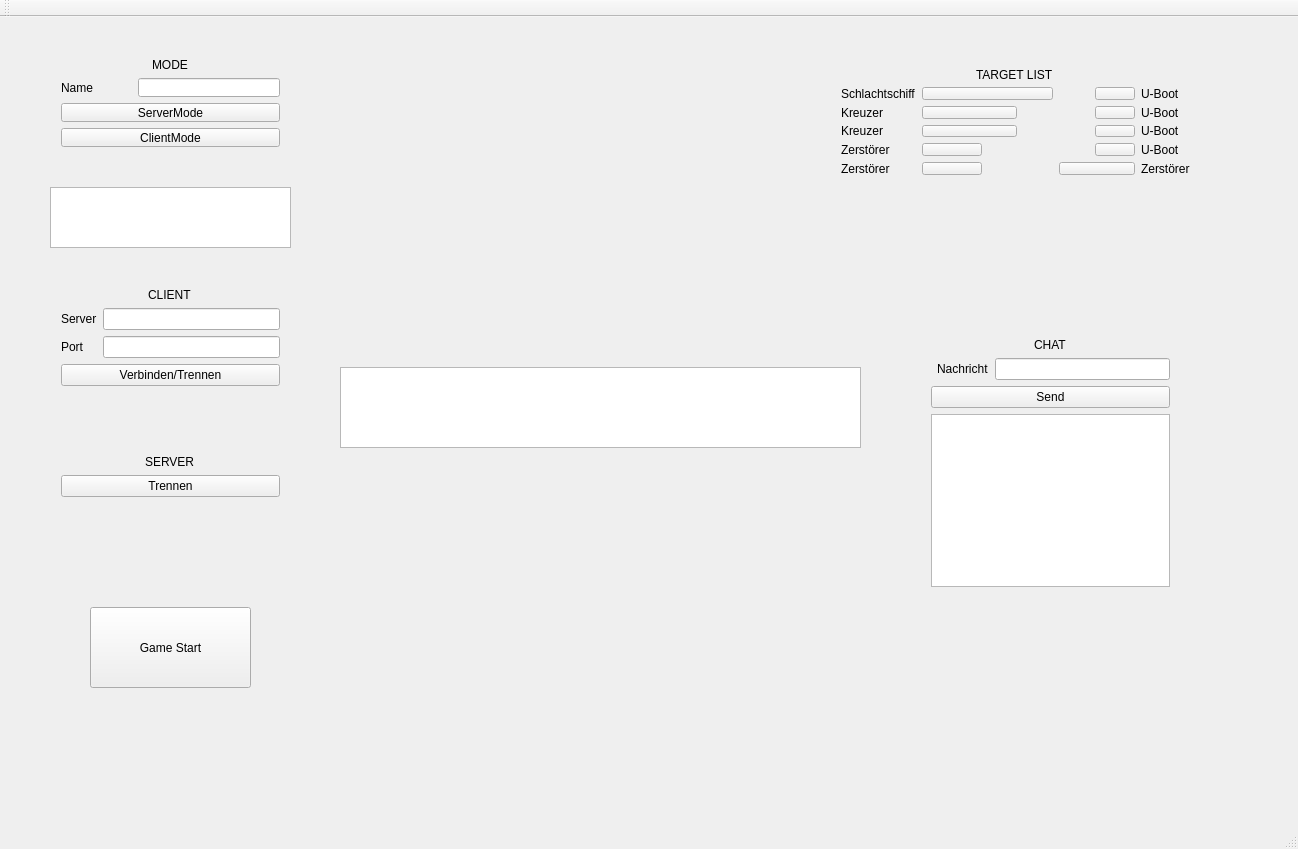
<?xml version="1.0" encoding="UTF-8"?>
<ui version="4.0">
 <class>Gui</class>
 <widget class="QMainWindow" name="Gui">
  <property name="geometry">
   <rect>
    <x>0</x>
    <y>0</y>
    <width>1298</width>
    <height>849</height>
   </rect>
  </property>
  <property name="windowTitle">
   <string>Gui</string>
  </property>
  <widget class="QWidget" name="centralWidget">
   <widget class="QWidget" name="gridLayoutWidget">
    <property name="geometry">
     <rect>
      <x>50</x>
      <y>260</y>
      <width>241</width>
      <height>231</height>
     </rect>
    </property>
    <layout class="QGridLayout" name="gridLayout_2">
     <item row="6" column="0" colspan="2">
      <widget class="QPushButton" name="server_disconnect">
       <property name="text">
        <string>Trennen</string>
       </property>
      </widget>
     </item>
     <item row="1" column="0">
      <widget class="QLabel" name="client_server">
       <property name="text">
        <string>Server</string>
       </property>
      </widget>
     </item>
     <item row="2" column="0">
      <widget class="QLabel" name="client_port">
       <property name="text">
        <string>Port</string>
       </property>
      </widget>
     </item>
     <item row="1" column="1">
      <widget class="QLineEdit" name="serverline"/>
     </item>
     <item row="2" column="1">
      <widget class="QLineEdit" name="portline"/>
     </item>
     <item row="0" column="0" colspan="2" alignment="Qt::AlignHCenter">
      <widget class="QLabel" name="client">
       <property name="text">
        <string>CLIENT</string>
       </property>
      </widget>
     </item>
     <item row="3" column="0" colspan="2">
      <widget class="QPushButton" name="client_connect">
       <property name="text">
        <string>Verbinden/Trennen</string>
       </property>
      </widget>
     </item>
     <item row="5" column="0" colspan="2" alignment="Qt::AlignHCenter">
      <widget class="QLabel" name="server">
       <property name="text">
        <string>SERVER</string>
       </property>
      </widget>
     </item>
     <item row="4" column="0" colspan="2">
      <spacer name="verticalSpacer">
       <property name="orientation">
        <enum>Qt::Vertical</enum>
       </property>
       <property name="sizeHint" stdset="0">
        <size>
         <width>20</width>
         <height>51</height>
        </size>
       </property>
      </spacer>
     </item>
    </layout>
   </widget>
   <widget class="QTextEdit" name="logic_status">
    <property name="geometry">
     <rect>
      <x>340</x>
      <y>350</y>
      <width>521</width>
      <height>81</height>
     </rect>
    </property>
   </widget>
   <widget class="QTextEdit" name="nt_status">
    <property name="geometry">
     <rect>
      <x>50</x>
      <y>170</y>
      <width>241</width>
      <height>61</height>
     </rect>
    </property>
   </widget>
   <widget class="QWidget" name="gridLayoutWidget_3">
    <property name="geometry">
     <rect>
      <x>50</x>
      <y>30</y>
      <width>241</width>
      <height>111</height>
     </rect>
    </property>
    <layout class="QGridLayout" name="gridLayout">
     <item row="1" column="0">
      <widget class="QLabel" name="name">
       <property name="text">
        <string>Name</string>
       </property>
      </widget>
     </item>
     <item row="1" column="1" colspan="2">
      <widget class="QLineEdit" name="nameline"/>
     </item>
     <item row="0" column="0" colspan="3" alignment="Qt::AlignHCenter">
      <widget class="QLabel" name="mode">
       <property name="text">
        <string>MODE</string>
       </property>
      </widget>
     </item>
     <item row="2" column="0" colspan="3">
      <widget class="QPushButton" name="serverMode">
       <property name="text">
        <string>ServerMode</string>
       </property>
      </widget>
     </item>
     <item row="3" column="0" colspan="3">
      <widget class="QPushButton" name="clientMode">
       <property name="text">
        <string>ClientMode</string>
       </property>
      </widget>
     </item>
    </layout>
   </widget>
   <widget class="QWidget" name="gridLayoutWidget_4">
    <property name="geometry">
     <rect>
      <x>430</x>
      <y>20</y>
      <width>341</width>
      <height>311</height>
     </rect>
    </property>
    <layout class="QGridLayout" name="enemyfield">
     <property name="spacing">
      <number>0</number>
     </property>
    </layout>
   </widget>
   <widget class="QWidget" name="gridLayoutWidget_5">
    <property name="geometry">
     <rect>
      <x>430</x>
      <y>450</y>
      <width>311</width>
      <height>321</height>
     </rect>
    </property>
    <layout class="QGridLayout" name="field">
     <property name="spacing">
      <number>0</number>
     </property>
    </layout>
   </widget>
   <widget class="QPushButton" name="gameStart">
    <property name="geometry">
     <rect>
      <x>90</x>
      <y>590</y>
      <width>161</width>
      <height>81</height>
     </rect>
    </property>
    <property name="text">
     <string>Game Start</string>
    </property>
   </widget>
   <widget class="QWidget" name="gridLayoutWidget_6">
    <property name="geometry">
     <rect>
      <x>920</x>
      <y>310</y>
      <width>261</width>
      <height>271</height>
     </rect>
    </property>
    <layout class="QGridLayout" name="chat_grid">
     <item row="0" column="0" colspan="3" alignment="Qt::AlignHCenter|Qt::AlignTop">
      <widget class="QLabel" name="chat">
       <property name="text">
        <string>CHAT</string>
       </property>
      </widget>
     </item>
     <item row="1" column="2">
      <widget class="QLineEdit" name="chat_line"/>
     </item>
     <item row="2" column="0" colspan="3">
      <widget class="QPushButton" name="chat_send">
       <property name="text">
        <string>Send</string>
       </property>
      </widget>
     </item>
     <item row="1" column="1">
      <widget class="QLabel" name="chat_nachricht">
       <property name="text">
        <string>Nachricht</string>
       </property>
      </widget>
     </item>
     <item row="3" column="0" colspan="3">
      <widget class="QTextEdit" name="chat_box"/>
     </item>
    </layout>
   </widget>
   <widget class="QWidget" name="gridLayoutWidget_2">
    <property name="geometry">
     <rect>
      <x>830</x>
      <y>40</y>
      <width>371</width>
      <height>141</height>
     </rect>
    </property>
    <layout class="QGridLayout" name="targetlist">
     <item row="1" column="6">
      <spacer name="horizontalSpacer_7">
       <property name="orientation">
        <enum>Qt::Horizontal</enum>
       </property>
       <property name="sizeHint" stdset="0">
        <size>
         <width>40</width>
         <height>20</height>
        </size>
       </property>
      </spacer>
     </item>
     <item row="2" column="6">
      <spacer name="horizontalSpacer_2">
       <property name="orientation">
        <enum>Qt::Horizontal</enum>
       </property>
       <property name="sizeHint" stdset="0">
        <size>
         <width>40</width>
         <height>20</height>
        </size>
       </property>
      </spacer>
     </item>
     <item row="3" column="7">
      <widget class="QPushButton" name="b22">
       <property name="text">
        <string/>
       </property>
      </widget>
     </item>
     <item row="1" column="7">
      <widget class="QPushButton" name="b20">
       <property name="text">
        <string/>
       </property>
      </widget>
     </item>
     <item row="4" column="0">
      <widget class="QLabel" name="z0">
       <property name="text">
        <string>Zerstörer</string>
       </property>
      </widget>
     </item>
     <item row="3" column="5">
      <spacer name="horizontalSpacer_17">
       <property name="orientation">
        <enum>Qt::Horizontal</enum>
       </property>
       <property name="sizeHint" stdset="0">
        <size>
         <width>40</width>
         <height>20</height>
        </size>
       </property>
      </spacer>
     </item>
     <item row="2" column="1" colspan="4">
      <widget class="QPushButton" name="b40">
       <property name="text">
        <string/>
       </property>
      </widget>
     </item>
     <item row="2" column="0">
      <widget class="QLabel" name="k0">
       <property name="text">
        <string>Kreuzer</string>
       </property>
      </widget>
     </item>
     <item row="1" column="0">
      <widget class="QLabel" name="s0">
       <property name="text">
        <string>Schlachtschiff</string>
       </property>
      </widget>
     </item>
     <item row="4" column="7">
      <widget class="QPushButton" name="b23">
       <property name="text">
        <string/>
       </property>
      </widget>
     </item>
     <item row="5" column="4">
      <spacer name="horizontalSpacer_3">
       <property name="orientation">
        <enum>Qt::Horizontal</enum>
       </property>
       <property name="sizeHint" stdset="0">
        <size>
         <width>40</width>
         <height>20</height>
        </size>
       </property>
      </spacer>
     </item>
     <item row="0" column="0" colspan="9" alignment="Qt::AlignHCenter">
      <widget class="QLabel" name="target">
       <property name="text">
        <string>TARGET LIST</string>
       </property>
      </widget>
     </item>
     <item row="2" column="7">
      <widget class="QPushButton" name="b21">
       <property name="text">
        <string/>
       </property>
      </widget>
     </item>
     <item row="3" column="1" colspan="4">
      <widget class="QPushButton" name="b41">
       <property name="text">
        <string/>
       </property>
      </widget>
     </item>
     <item row="3" column="0">
      <widget class="QLabel" name="k1">
       <property name="text">
        <string>Kreuzer</string>
       </property>
      </widget>
     </item>
     <item row="4" column="8">
      <widget class="QLabel" name="u4">
       <property name="text">
        <string>U-Boot</string>
       </property>
      </widget>
     </item>
     <item row="1" column="8">
      <widget class="QLabel" name="label_7">
       <property name="text">
        <string>U-Boot</string>
       </property>
      </widget>
     </item>
     <item row="3" column="8">
      <widget class="QLabel" name="label_9">
       <property name="text">
        <string>U-Boot</string>
       </property>
      </widget>
     </item>
     <item row="4" column="4">
      <spacer name="horizontalSpacer">
       <property name="orientation">
        <enum>Qt::Horizontal</enum>
       </property>
       <property name="sizeHint" stdset="0">
        <size>
         <width>40</width>
         <height>20</height>
        </size>
       </property>
      </spacer>
     </item>
     <item row="2" column="5">
      <spacer name="horizontalSpacer_13">
       <property name="orientation">
        <enum>Qt::Horizontal</enum>
       </property>
       <property name="sizeHint" stdset="0">
        <size>
         <width>40</width>
         <height>20</height>
        </size>
       </property>
      </spacer>
     </item>
     <item row="5" column="8">
      <widget class="QLabel" name="z2">
       <property name="text">
        <string>Zerstörer</string>
       </property>
      </widget>
     </item>
     <item row="5" column="0">
      <widget class="QLabel" name="z1">
       <property name="text">
        <string>Zerstörer</string>
       </property>
      </widget>
     </item>
     <item row="3" column="6">
      <spacer name="horizontalSpacer_9">
       <property name="orientation">
        <enum>Qt::Horizontal</enum>
       </property>
       <property name="sizeHint" stdset="0">
        <size>
         <width>40</width>
         <height>20</height>
        </size>
       </property>
      </spacer>
     </item>
     <item row="5" column="6" colspan="2">
      <widget class="QPushButton" name="b32">
       <property name="text">
        <string/>
       </property>
      </widget>
     </item>
     <item row="2" column="8">
      <widget class="QLabel" name="label_8">
       <property name="text">
        <string>U-Boot</string>
       </property>
      </widget>
     </item>
     <item row="4" column="6">
      <spacer name="horizontalSpacer_5">
       <property name="orientation">
        <enum>Qt::Horizontal</enum>
       </property>
       <property name="sizeHint" stdset="0">
        <size>
         <width>40</width>
         <height>20</height>
        </size>
       </property>
      </spacer>
     </item>
     <item row="4" column="1" colspan="3">
      <widget class="QPushButton" name="b30">
       <property name="text">
        <string/>
       </property>
      </widget>
     </item>
     <item row="1" column="1" colspan="5">
      <widget class="QPushButton" name="b50">
       <property name="text">
        <string/>
       </property>
      </widget>
     </item>
     <item row="5" column="1" colspan="3">
      <widget class="QPushButton" name="b31">
       <property name="text">
        <string/>
       </property>
      </widget>
     </item>
     <item row="4" column="5">
      <spacer name="horizontalSpacer_16">
       <property name="orientation">
        <enum>Qt::Horizontal</enum>
       </property>
       <property name="sizeHint" stdset="0">
        <size>
         <width>40</width>
         <height>20</height>
        </size>
       </property>
      </spacer>
     </item>
     <item row="5" column="5">
      <spacer name="horizontalSpacer_15">
       <property name="orientation">
        <enum>Qt::Horizontal</enum>
       </property>
       <property name="sizeHint" stdset="0">
        <size>
         <width>40</width>
         <height>20</height>
        </size>
       </property>
      </spacer>
     </item>
     <item row="6" column="4">
      <spacer name="horizontalSpacer_18">
       <property name="orientation">
        <enum>Qt::Horizontal</enum>
       </property>
       <property name="sizeHint" stdset="0">
        <size>
         <width>40</width>
         <height>20</height>
        </size>
       </property>
      </spacer>
     </item>
     <item row="6" column="3">
      <spacer name="horizontalSpacer_19">
       <property name="orientation">
        <enum>Qt::Horizontal</enum>
       </property>
       <property name="sizeHint" stdset="0">
        <size>
         <width>40</width>
         <height>20</height>
        </size>
       </property>
      </spacer>
     </item>
     <item row="6" column="5">
      <spacer name="horizontalSpacer_20">
       <property name="orientation">
        <enum>Qt::Horizontal</enum>
       </property>
       <property name="sizeHint" stdset="0">
        <size>
         <width>40</width>
         <height>20</height>
        </size>
       </property>
      </spacer>
     </item>
     <item row="6" column="6">
      <spacer name="horizontalSpacer_23">
       <property name="orientation">
        <enum>Qt::Horizontal</enum>
       </property>
       <property name="sizeHint" stdset="0">
        <size>
         <width>40</width>
         <height>20</height>
        </size>
       </property>
      </spacer>
     </item>
     <item row="6" column="7">
      <spacer name="horizontalSpacer_24">
       <property name="orientation">
        <enum>Qt::Horizontal</enum>
       </property>
       <property name="sizeHint" stdset="0">
        <size>
         <width>40</width>
         <height>20</height>
        </size>
       </property>
      </spacer>
     </item>
     <item row="6" column="1" colspan="2">
      <spacer name="horizontalSpacer_21">
       <property name="orientation">
        <enum>Qt::Horizontal</enum>
       </property>
       <property name="sizeHint" stdset="0">
        <size>
         <width>40</width>
         <height>20</height>
        </size>
       </property>
      </spacer>
     </item>
    </layout>
   </widget>
  </widget>
  <widget class="QMenuBar" name="menuBar">
   <property name="geometry">
    <rect>
     <x>0</x>
     <y>0</y>
     <width>1298</width>
     <height>19</height>
    </rect>
   </property>
  </widget>
  <widget class="QToolBar" name="mainToolBar">
   <attribute name="toolBarArea">
    <enum>TopToolBarArea</enum>
   </attribute>
   <attribute name="toolBarBreak">
    <bool>false</bool>
   </attribute>
  </widget>
  <widget class="QStatusBar" name="statusBar"/>
 </widget>
 <layoutdefault spacing="6" margin="11"/>
 <resources/>
 <connections/>
</ui>
